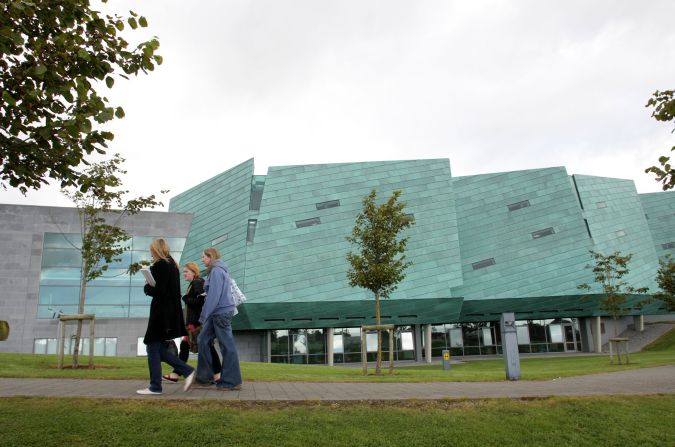
#> input picture Labs/python/ATU.jpg, 675 x 447 px
$ python LabW9.py   (older library calls are emulated)
#> lines starting #> are read from the running program, lines starting #| are printed output that depends on the picture

import numpy as np
from matplotlib import pyplot as plt
import cv2

imgOrig = cv2.imread('ATU.jpg',)
#> imgOrig is the input picture: shape (447, 675, 3); mean B, G, R 146.4, 158.5, 148.9
imgGray = cv2.cvtColor(imgOrig, cv2.COLOR_BGR2GRAY)
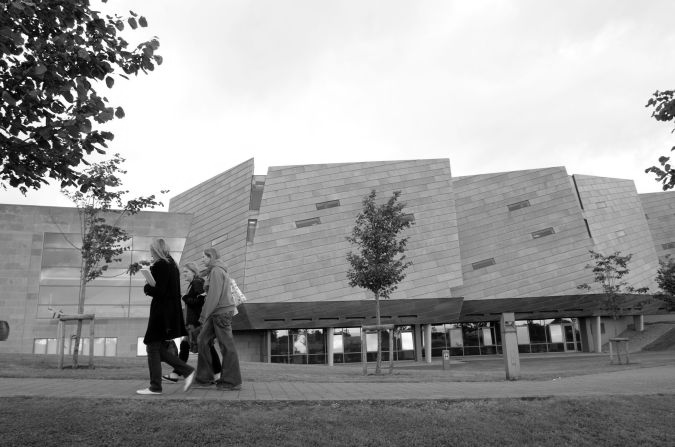
#> imgGray: shape (447, 675); min 0, max 255, mean 154.2

#cv2.imshow('Grayscale', imgGray)
#cv2.waitKey(0)
#cv2.destroyAllWindows()
nrows = 4
ncols = 3

plt.subplot(nrows, ncols,1),plt.imshow(imgOrig, cmap = 'gray')
plt.title('Original'), plt.xticks([]), plt.yticks([])
plt.subplot(nrows, ncols,2),plt.imshow(imgGray, cmap = 'gray')
plt.title('GrayScale'), plt.xticks([]), plt.yticks([])

#Guassian Blur
KernelSizeWidth = 3
KernelSizeHeight = 3
imgOut1 = cv2.GaussianBlur(imgGray,(KernelSizeWidth, KernelSizeHeight),0)              # blue of 3x3
imgOut2 = cv2.GaussianBlur(imgGray,(KernelSizeWidth + 10, KernelSizeHeight + 10),0)    # blur of 13x13
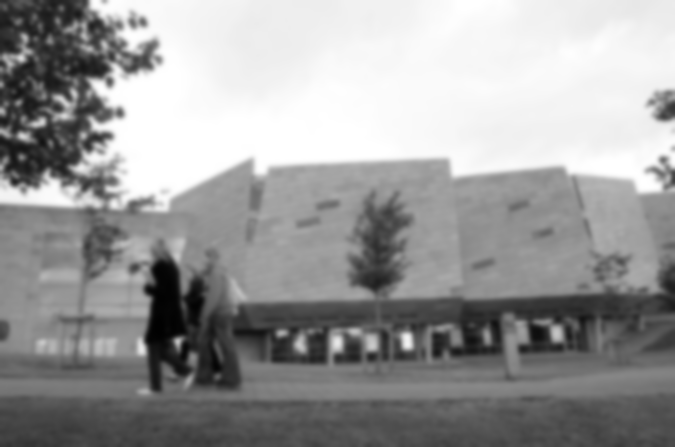
#> imgOut2: shape (447, 675); min 1, max 255, mean 154.2

plt.subplot(nrows, ncols,3),plt.imshow(imgOut1, cmap = 'gray')   # plotting gaussian blur
plt.title('3x3 Blur'), plt.xticks([]), plt.yticks([])
plt.subplot(nrows, ncols,4),plt.imshow(imgOut2, cmap = 'gray')
plt.title('13x13 Blur'), plt.xticks([]), plt.yticks([])

sobelHorizontal = cv2.Sobel(imgGray,cv2.CV_64F,1,0,ksize=5)  # x dir
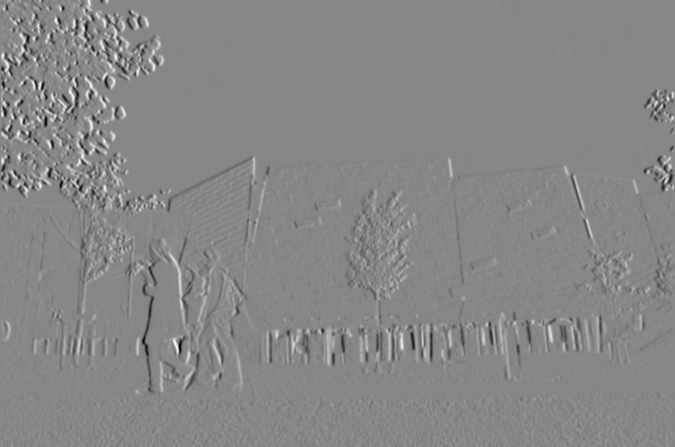
#> sobelHorizontal: shape (447, 675) float64; min -10885, max 9721, mean 7.1; drawn with min black and max white
sobelVertical   = cv2.Sobel(imgGray,cv2.CV_64F,0,1,ksize=5)  # y dir
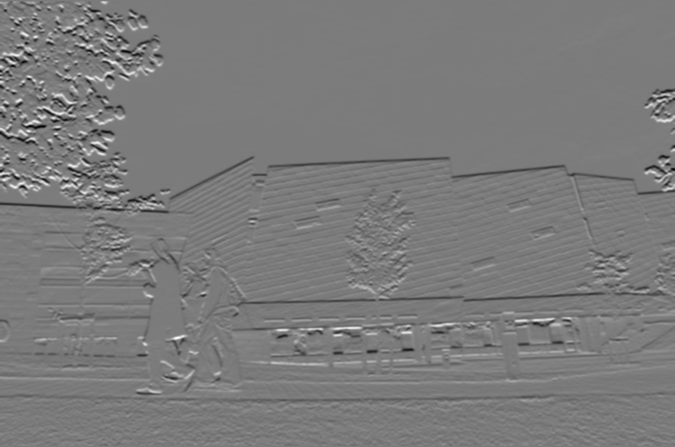
#> sobelVertical: shape (447, 675) float64; min -10212, max 10804, mean -42.1; drawn with min black and max white

plt.subplot(nrows, ncols,5),plt.imshow(sobelHorizontal, cmap = 'gray')   # plotting images
plt.title('Sobel X'), plt.xticks([]), plt.yticks([])
plt.subplot(nrows, ncols,6),plt.imshow(sobelVertical, cmap = 'gray')
plt.title('Sobel Y'), plt.xticks([]), plt.yticks([])

sobelCombined2 = cv2.Sobel(sobelHorizontal,cv2.CV_64F,0,1,ksize=5)  # combined image
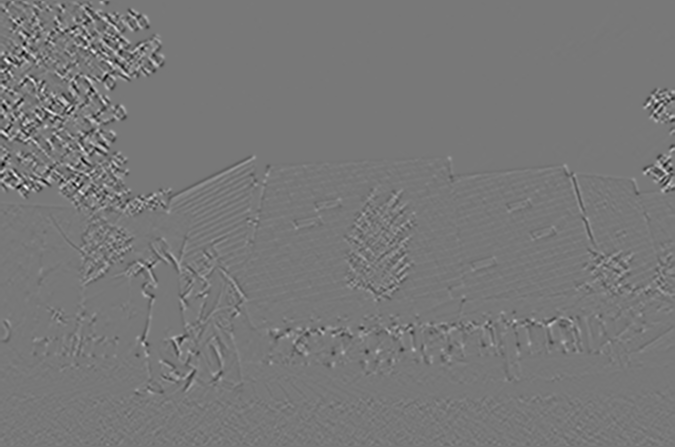
#> sobelCombined2: shape (447, 675) float64; min -389398, max 434544, mean -9.9; drawn with min black and max white
plt.subplot(nrows, ncols,7),plt.imshow(sobelVertical, cmap = 'gray')
plt.title('Combined'), plt.xticks([]), plt.yticks([])

# canny edge image
cannyThreshold = 100
cannyParam2 = 300
canny = cv2.Canny(imgGray,cannyThreshold,cannyParam2)
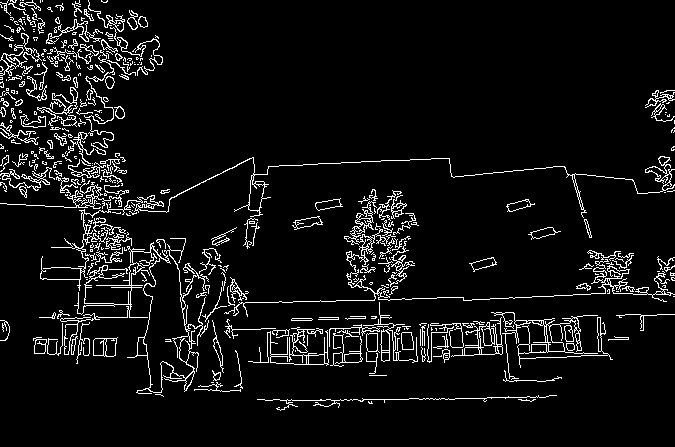
#> canny: shape (447, 675); 6.5% white in thin lines or dots
plt.subplot(nrows, ncols,8),plt.imshow(canny, cmap = 'gray')
plt.title('Canny Edge Image'), plt.xticks([]), plt.yticks([])

vertical = 1
horizontal = 1
for y in range(vertical):
   for x in range(horizontal):
      tempSobelHorizontal = cv2.Sobel(imgGray,cv2.CV_64F,horizontal,vertical,ksize=5)  # x dir
      sobelCombined2 = cv2.Sobel(tempSobelHorizontal,cv2.CV_64F,horizontal,vertical,ksize=5)  # combined image


plt.show()
#> figure, not shown here; B, G, R data is drawn as R, G, B
